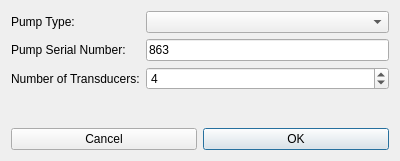
<?xml version="1.0" encoding="UTF-8"?>
<ui version="4.0">
 <class>AddPumpDialog</class>
 <widget class="QDialog" name="AddPumpDialog">
  <property name="windowModality">
   <enum>Qt::NonModal</enum>
  </property>
  <property name="geometry">
   <rect>
    <x>0</x>
    <y>0</y>
    <width>400</width>
    <height>161</height>
   </rect>
  </property>
  <property name="sizePolicy">
   <sizepolicy hsizetype="Minimum" vsizetype="Minimum">
    <horstretch>0</horstretch>
    <verstretch>0</verstretch>
   </sizepolicy>
  </property>
  <property name="windowTitle">
   <string>AddPumpDialog</string>
  </property>
  <property name="modal">
   <bool>true</bool>
  </property>
  <layout class="QGridLayout" name="gridLayout">
   <item row="0" column="0">
    <layout class="QFormLayout" name="formLayout">
     <item row="0" column="0">
      <widget class="QLabel" name="label">
       <property name="text">
        <string>Pump Type:</string>
       </property>
      </widget>
     </item>
     <item row="0" column="1">
      <widget class="QComboBox" name="pumpTypeCombo"/>
     </item>
     <item row="2" column="0">
      <widget class="QLabel" name="label_2">
       <property name="text">
        <string>Number of Transducers:</string>
       </property>
      </widget>
     </item>
     <item row="2" column="1">
      <widget class="QSpinBox" name="numTransducerSpin">
       <property name="minimum">
        <number>1</number>
       </property>
       <property name="maximum">
        <number>8</number>
       </property>
       <property name="value">
        <number>4</number>
       </property>
      </widget>
     </item>
     <item row="1" column="0">
      <widget class="QLabel" name="label_3">
       <property name="text">
        <string>Pump Serial Number:</string>
       </property>
      </widget>
     </item>
     <item row="1" column="1">
      <widget class="QLineEdit" name="pumpSnEdit">
       <property name="text">
        <string>863</string>
       </property>
      </widget>
     </item>
    </layout>
   </item>
   <item row="1" column="0">
    <layout class="QHBoxLayout" name="horizontalLayout">
     <item>
      <widget class="QPushButton" name="cancelButton">
       <property name="text">
        <string>Cancel</string>
       </property>
      </widget>
     </item>
     <item>
      <widget class="QPushButton" name="okButton">
       <property name="text">
        <string>OK</string>
       </property>
       <property name="default">
        <bool>true</bool>
       </property>
      </widget>
     </item>
    </layout>
   </item>
  </layout>
 </widget>
 <layoutdefault spacing="6" margin="11"/>
 <tabstops>
  <tabstop>pumpTypeCombo</tabstop>
  <tabstop>numTransducerSpin</tabstop>
  <tabstop>cancelButton</tabstop>
  <tabstop>okButton</tabstop>
 </tabstops>
 <resources/>
 <connections>
  <connection>
   <sender>okButton</sender>
   <signal>clicked()</signal>
   <receiver>AddPumpDialog</receiver>
   <slot>accept()</slot>
   <hints>
    <hint type="sourcelabel">
     <x>279</x>
     <y>125</y>
    </hint>
    <hint type="destinationlabel">
     <x>236</x>
     <y>77</y>
    </hint>
   </hints>
  </connection>
  <connection>
   <sender>cancelButton</sender>
   <signal>clicked()</signal>
   <receiver>AddPumpDialog</receiver>
   <slot>reject()</slot>
   <hints>
    <hint type="sourcelabel">
     <x>93</x>
     <y>121</y>
    </hint>
    <hint type="destinationlabel">
     <x>58</x>
     <y>79</y>
    </hint>
   </hints>
  </connection>
 </connections>
</ui>
